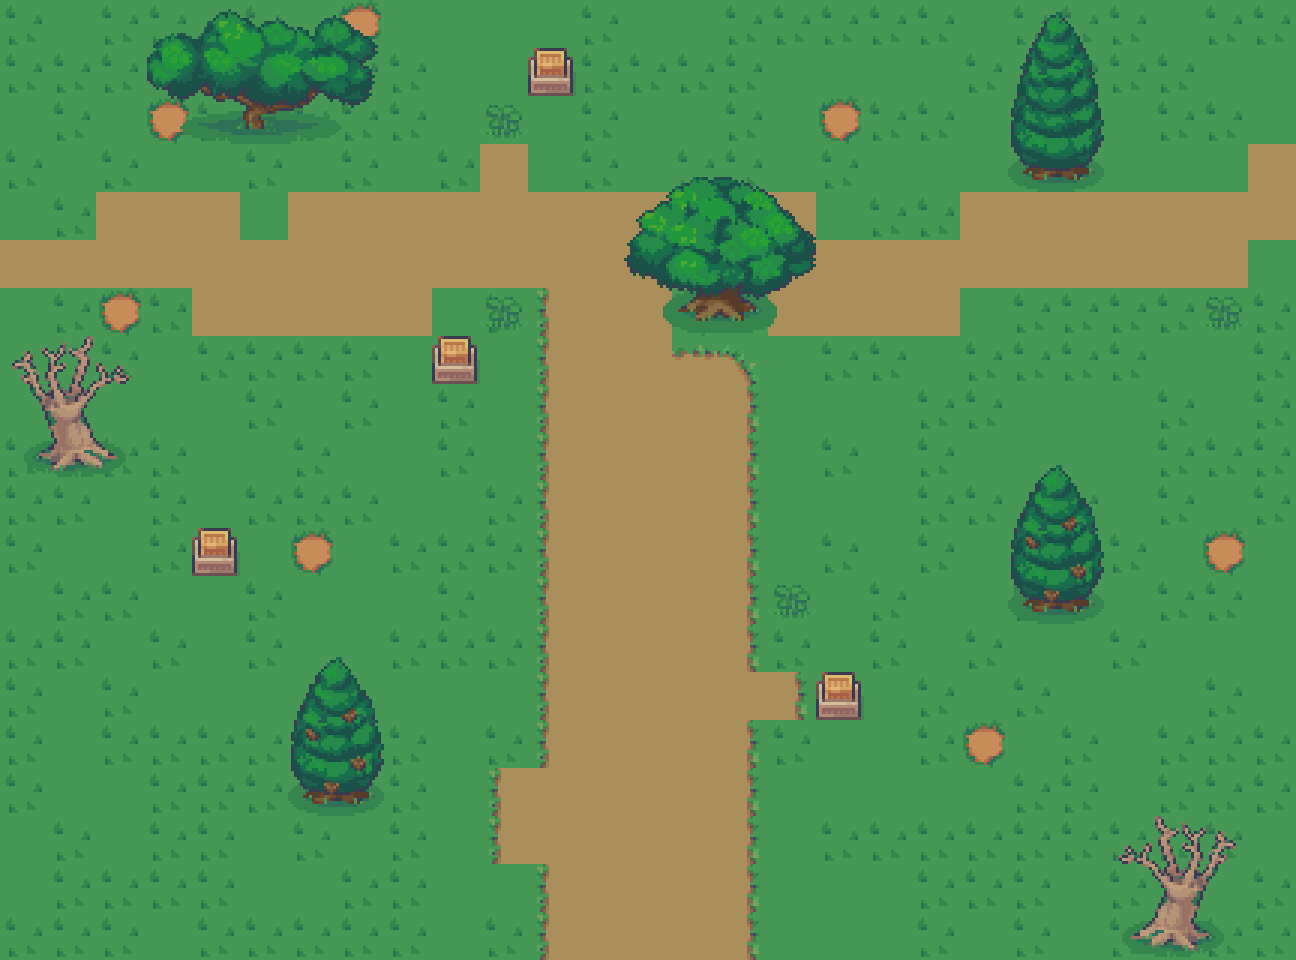

This game map was drawn from its Tiled (.tmx) file and the tilesets committed beside it. A one-line description and the full map source follow:
An orthogonal 27x20 tile map with 48x48 px tiles, 3 tile layers (Terrain, Trees, Loot Boxes), 2 tilesets and 27 objects (4x common).

<map version="1.10" tiledversion="1.11.2" orientation="orthogonal" renderorder="right-down" width="27" height="20" tilewidth="48" tileheight="48" infinite="0" nextlayerid="8" nextobjectid="55">
 <tileset firstgid="1" name="Terrain" tilewidth="48" tileheight="48" tilecount="2176" columns="32">
  <image source="1_Terrains_and_Fences_48x48.png" trans="ff00ff" width="1536" height="3264" />
 </tileset>
 <tileset firstgid="2177" name="11_Camping_48x48" tilewidth="48" tileheight="48" tilecount="5792" columns="32">
  <image source="11_Camping_48x48.png" trans="ff00ff" width="1536" height="8688" />
 </tileset>
 <layer id="3" name="Terrain" width="27" height="20">
  <data encoding="csv">
226,242,226,226,242,226,242,95,242,242,242,242,226,242,242,226,226,226,226,226,242,226,226,226,242,226,226,
226,226,226,242,226,242,242,226,226,242,242,242,226,226,226,226,242,242,242,242,226,242,226,226,226,242,242,
242,226,242,95,226,242,226,226,226,242,242,242,226,242,242,226,242,95,226,226,242,242,226,242,226,226,242,
226,242,226,242,242,226,242,226,242,226,994,242,226,242,226,226,242,226,242,242,242,242,242,242,242,242,994,
242,226,994,994,994,242,994,994,994,994,994,994,994,994,994,994,994,242,226,226,994,994,994,994,994,994,994,
994,994,994,994,994,994,994,994,994,994,994,994,994,994,994,994,994,994,994,994,994,994,994,994,994,994,242,
242,226,95,226,994,994,994,994,994,242,226,993,994,994,95,242,994,994,994,994,242,226,226,226,226,242,226,
242,242,226,242,226,226,226,226,242,242,242,993,994,994,962,963,242,226,226,242,226,226,226,226,242,242,226,
242,242,242,242,242,226,242,226,242,226,242,993,994,994,994,995,242,242,242,226,226,242,242,242,226,242,226,
226,226,226,226,242,242,226,242,242,226,242,993,994,994,994,995,242,226,242,226,242,242,242,242,226,226,226,
226,226,242,226,242,226,226,226,242,242,226,993,994,994,994,995,242,242,242,226,226,242,226,242,226,242,226,
226,242,242,226,226,242,95,242,226,226,226,993,994,994,994,995,242,226,242,226,242,242,226,226,242,95,242,
242,226,226,242,242,226,242,242,242,226,242,993,994,994,994,995,242,242,226,242,242,226,242,242,226,226,242,
226,226,242,226,242,226,242,242,226,226,226,993,994,994,994,995,226,242,226,242,226,242,242,226,242,242,242,
226,242,226,242,242,242,242,242,242,242,242,993,994,994,994,994,995,242,242,226,242,226,242,242,242,226,242,
226,242,226,226,226,226,242,226,226,242,226,993,994,994,994,995,226,242,242,226,95,242,226,242,226,226,226,
226,242,242,226,226,226,242,226,226,242,993,994,994,994,994,995,242,242,242,242,242,226,226,242,226,226,226,
242,226,242,226,226,242,226,242,226,242,993,994,994,994,994,995,242,226,226,226,226,226,226,226,226,226,242,
242,226,226,226,226,242,242,226,226,242,242,993,994,994,994,995,242,242,242,226,226,226,242,226,242,242,226,
226,226,226,242,226,226,226,226,226,242,226,993,994,994,994,995,242,242,242,226,242,226,242,226,226,226,226
</data>
 </layer>
 <layer id="4" name="Trees" width="27" height="20">
  <data encoding="csv">
0,0,0,3853,3854,3855,3856,3857,0,0,0,0,0,0,0,0,0,0,0,0,0,4117,4118,0,0,0,0,
0,0,0,3885,3886,3887,3888,3889,0,0,0,0,0,0,0,0,0,0,0,0,0,4149,4150,0,0,0,0,
0,0,0,3917,3918,3919,3920,3921,0,0,3448,0,0,0,0,0,0,0,0,0,0,4181,4182,0,0,0,0,
0,0,0,0,0,0,0,0,0,0,0,0,0,3849,3850,3851,3852,0,0,0,0,4213,4214,0,0,0,0,
0,0,0,0,0,0,0,0,0,0,0,0,0,3881,3882,3883,3884,0,0,0,0,0,0,0,0,0,0,
0,0,0,0,0,0,0,0,0,0,0,0,0,3913,3914,3915,3916,0,0,0,0,0,0,0,0,0,0,
0,0,0,0,0,0,0,0,0,0,3448,0,0,3945,3946,3947,3948,0,0,0,0,0,0,0,0,3448,0,
4487,4488,4489,0,0,0,0,0,0,0,0,0,0,0,0,0,0,0,0,0,0,0,0,0,0,0,0,
4519,4520,4521,0,0,0,0,0,0,0,0,0,0,0,0,0,0,0,0,0,0,0,0,0,0,0,0,
4551,4552,4553,0,0,0,0,0,0,0,0,0,0,0,0,0,0,0,0,0,0,4307,4308,0,0,0,0,
0,0,0,0,0,0,0,0,0,0,0,0,0,0,0,0,0,0,0,0,0,4339,4340,0,0,0,0,
0,0,0,0,0,0,0,0,0,0,0,0,0,0,0,0,0,0,0,0,0,4371,4372,0,0,0,0,
0,0,0,0,0,0,0,0,0,0,0,0,0,0,0,0,3448,0,0,0,0,4403,4404,0,0,0,0,
0,0,0,0,0,0,4307,4308,0,0,0,0,0,0,0,0,0,0,0,0,0,0,0,0,0,0,0,
0,0,0,0,0,0,4339,4340,0,0,0,0,0,0,0,0,0,0,0,0,0,0,0,0,0,0,0,
0,0,0,0,0,0,4371,4372,0,0,0,0,0,0,0,0,0,0,0,0,0,0,0,0,0,0,0,
0,0,0,0,0,0,4403,4404,0,0,0,0,0,0,0,0,0,0,0,0,0,0,0,0,0,0,0,
0,0,0,0,0,0,0,0,0,0,0,0,0,0,0,0,0,0,0,0,0,0,0,4492,4493,4494,0,
0,0,0,0,0,0,0,0,0,0,0,0,0,0,0,0,0,0,0,0,0,0,0,4524,4525,4526,0,
0,0,0,0,0,0,0,0,0,0,0,0,0,0,0,0,0,0,0,0,0,0,0,4556,4557,4558,0
</data>
 </layer>
 <layer id="7" name="Loot Boxes" width="27" height="20">
  <data encoding="csv">
0,0,0,0,0,0,0,0,0,0,0,0,0,0,0,0,0,0,0,0,0,0,0,0,0,0,0,
0,0,0,0,0,0,0,0,0,0,0,2754,0,0,0,0,0,0,0,0,0,0,0,0,0,0,0,
0,0,0,0,0,0,0,0,0,0,0,0,0,0,0,0,0,0,0,0,0,0,0,0,0,0,0,
0,0,0,0,0,0,0,0,0,0,0,0,0,0,0,0,0,0,0,0,0,0,0,0,0,0,0,
0,0,0,0,0,0,0,0,0,0,0,0,0,0,0,0,0,0,0,0,0,0,0,0,0,0,0,
0,0,0,0,0,0,0,0,0,0,0,0,0,0,0,0,0,0,0,0,0,0,0,0,0,0,0,
0,0,0,0,0,0,0,0,0,0,0,0,0,0,0,0,0,0,0,0,0,0,0,0,0,0,0,
0,0,0,0,0,0,0,0,0,2754,0,0,0,0,0,0,0,0,0,0,0,0,0,0,0,0,0,
0,0,0,0,0,0,0,0,0,0,0,0,0,0,0,0,0,0,0,0,0,0,0,0,0,0,0,
0,0,0,0,0,0,0,0,0,0,0,0,0,0,0,0,0,0,0,0,0,0,0,0,0,0,0,
0,0,0,0,0,0,0,0,0,0,0,0,0,0,0,0,0,0,0,0,0,0,0,0,0,0,0,
0,0,0,0,2754,0,0,0,0,0,0,0,0,0,0,0,0,0,0,0,0,0,0,0,0,0,0,
0,0,0,0,0,0,0,0,0,0,0,0,0,0,0,0,0,0,0,0,0,0,0,0,0,0,0,
0,0,0,0,0,0,0,0,0,0,0,0,0,0,0,0,0,0,0,0,0,0,0,0,0,0,0,
0,0,0,0,0,0,0,0,0,0,0,0,0,0,0,0,0,2754,0,0,0,0,0,0,0,0,0,
0,0,0,0,0,0,0,0,0,0,0,0,0,0,0,0,0,0,0,0,0,0,0,0,0,0,0,
0,0,0,0,0,0,0,0,0,0,0,0,0,0,0,0,0,0,0,0,0,0,0,0,0,0,0,
0,0,0,0,0,0,0,0,0,0,0,0,0,0,0,0,0,0,0,0,0,0,0,0,0,0,0,
0,0,0,0,0,0,0,0,0,0,0,0,0,0,0,0,0,0,0,0,0,0,0,0,0,0,0,
0,0,0,0,0,0,0,0,0,0,0,0,0,0,0,0,0,0,0,0,0,0,0,0,0,0,0
</data>
 </layer>
 <objectgroup id="6" name="Interactables">
  <object id="12" name="lootBox1" type="common" x="528" y="47.8333" width="45.5833" height="48.5833" />
  <object id="13" name="lootBox1" type="common" x="431.458" y="336.125" width="45.5833" height="48.5833" />
  <object id="14" name="lootBox1" type="common" x="197.905" y="528.133" width="33.125" height="35.9166" />
  <object id="15" name="lootBox1" type="common" x="815.458" y="671.875" width="45.5833" height="48.5833" />
 </objectgroup>
 <objectgroup id="5" name="Collisions">
  <object id="3" x="144" y="6" width="236" height="125" />
  <object id="6" x="626" y="174.667" width="190" height="149.333" />
  <object id="9" x="295.167" y="703.167" width="81" height="20.8333" />
  <object id="28" x="287.5" y="724.833" width="96" height="73.3333" />
  <object id="29" x="303.5" y="687.583" width="68.5" height="14.8333" />
  <object id="30" x="312.25" y="673.083" width="48" height="13.3333" />
  <object id="31" x="321.5" y="657.833" width="26" height="13.3333" />
  <object id="32" x="1016.67" y="512.167" width="81" height="20.8333" />
  <object id="33" x="1009" y="533.833" width="96" height="73.3333" />
  <object id="34" x="1025" y="496.583" width="68.5" height="14.8333" />
  <object id="35" x="1033.75" y="482.083" width="48" height="13.3333" />
  <object id="36" x="1043" y="466.833" width="26" height="13.3333" />
  <object id="37" x="1120.59" y="836.459" width="111.481" height="21.6437" />
  <object id="38" x="1118.19" y="861.088" width="113.558" height="86.7458" />
  <object id="39" x="1153.78" y="817.025" width="69.0285" height="17.5463" />
  <object id="42" x="1011.21" y="65.3052" width="91.9667" height="23.654" />
  <object id="43" x="1002.5" y="89.9046" width="108.998" height="83.262" />
  <object id="44" x="1020.67" y="47.6113" width="77.7743" height="16.8416" />
  <object id="45" x="1030.6" y="31.1481" width="54.4988" height="15.1385" />
  <object id="46" x="1041.1" y="13.8334" width="29.5202" height="15.1385" />
  <object id="52" x="13.4595" y="356.03" width="111.481" height="21.6437" />
  <object id="53" x="11.0595" y="380.659" width="113.558" height="86.7458" />
  <object id="54" x="46.6495" y="336.596" width="69.0285" height="17.5463" />
 </objectgroup>
</map>
